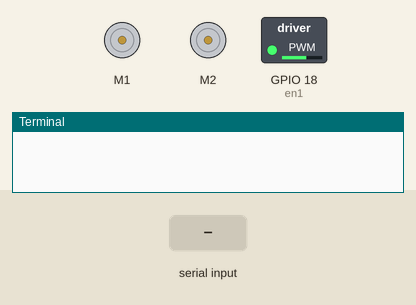
Simulated run of this program. Board: Raspberry Pi (BCM pin numbers). Shown: 2 × DC motor (green arrow = forward, orange = backward, longer = faster), switched loads named in the program (green lamp = pin HIGH), the last lines printed to the terminal. The inputs (shaded band) are chosen by the test bench. Motors are numbered in the order the program creates them (left before right in a Robot).

Above: at 1.2 s.
1.3 s: "w" typed at the terminal, then Enter
At 2.2 s:
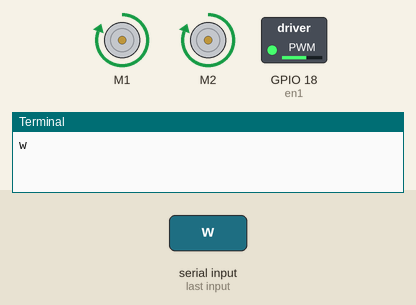
2.8 s: "s" typed at the terminal, then Enter
At 3.4 s:
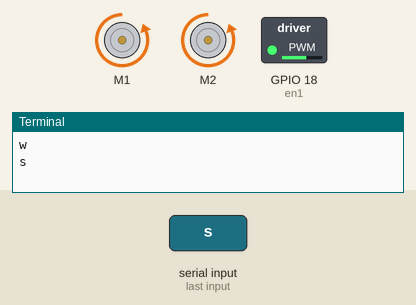
4.3 s: "a" typed at the terminal, then Enter
At 5.5 s:
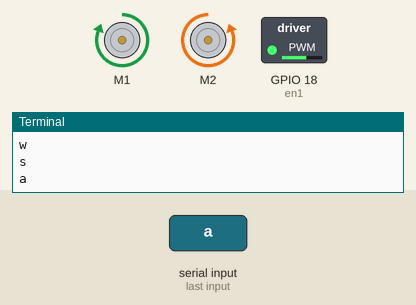
5.8 s: "d" typed at the terminal, then Enter
At 6.8 s:
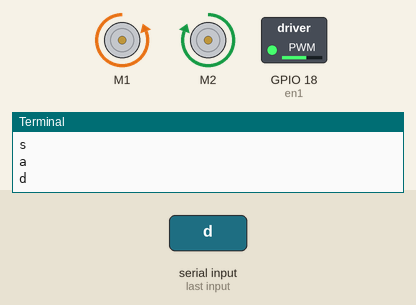
7.3 s: "f" typed at the terminal, then Enter
At 8.0 s:
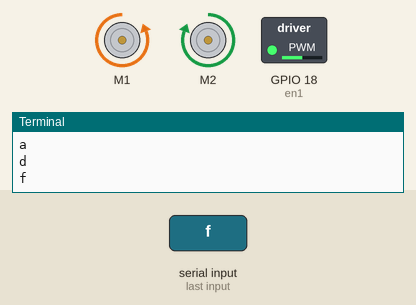
8.8 s: "x" typed at the terminal, then Enter
At 9.1 s:
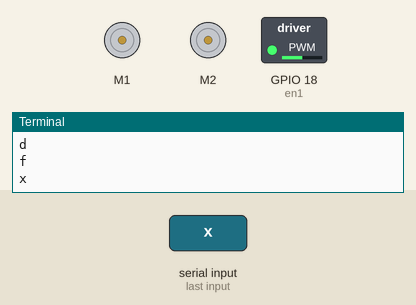
Timing chart, 0 to 11.3 s (numbered marks = the images above; inputs shaded):
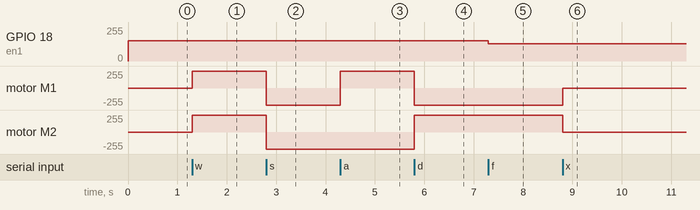

Measured:
- after the input at 1.3 s, motor M1, motor M2: stopped → forward 255/255 at once
- after the input at 2.8 s, motor M1, motor M2: forward 255/255 → backward 255/255 at once
- after the input at 4.3 s, motor M1: backward 255/255 → forward 255/255 at once
- after the input at 5.8 s, motor M1: forward 255/255 → backward 255/255 at once; motor M2: backward 255/255 → forward 255/255 at once
- after the input at 7.3 s, GPIO 18 (en1): 153/255 → 128/255 at once
- after the input at 8.8 s, motor M1: backward 255/255 → stopped at once; motor M2: forward 255/255 → stopped at once

The program:

move_bot1.py
```python
from gpiozero import Robot
from gpiozero import PWMOutputDevice
import RPi.GPIO as GPIO

in1=17
in2=27
in3=23
in4=24
en1=PWMOutputDevice(18)
GPIO.setmode(GPIO.BCM)
robot = Robot((in1, in2), (in3, in4))

speed=0.6

en1.value=speed

while 1:
   i=input()
   if i== 'w':
     robot.forward()
   elif i=='s':
     robot.backward()
   elif i=='a':
     robot.right()
   elif i=='d':
     robot.left()
   elif i=='x':
     robot.stop()
   elif i=='r':
     speed+=0.1
   elif i=='f':
     speed-=0.1
   else:
     print ('wrong input')
   en1.value=speed
```
